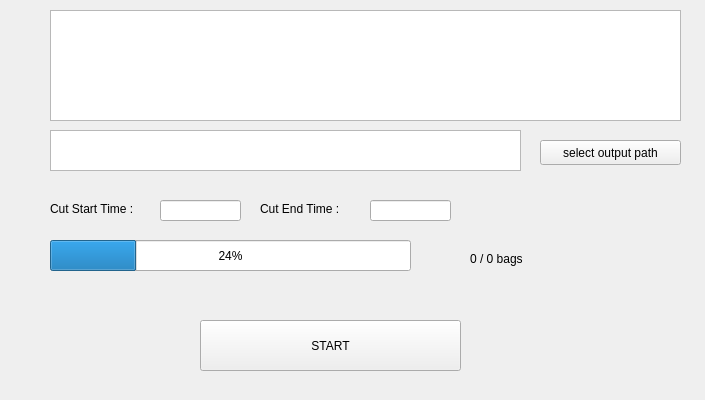
<?xml version="1.0" encoding="UTF-8"?>
<ui version="4.0">
 <class>MainWindow</class>
 <widget class="QMainWindow" name="MainWindow">
  <property name="geometry">
   <rect>
    <x>0</x>
    <y>0</y>
    <width>705</width>
    <height>400</height>
   </rect>
  </property>
  <property name="windowTitle">
   <string>MainWindow</string>
  </property>
  <widget class="QWidget" name="centralWidget">
   <widget class="QTextBrowser" name="textBrowser">
    <property name="geometry">
     <rect>
      <x>50</x>
      <y>10</y>
      <width>631</width>
      <height>111</height>
     </rect>
    </property>
   </widget>
   <widget class="QLabel" name="label">
    <property name="geometry">
     <rect>
      <x>50</x>
      <y>200</y>
      <width>111</width>
      <height>17</height>
     </rect>
    </property>
    <property name="text">
     <string>Cut Start Time :</string>
    </property>
   </widget>
   <widget class="QLabel" name="label_2">
    <property name="geometry">
     <rect>
      <x>260</x>
      <y>200</y>
      <width>101</width>
      <height>17</height>
     </rect>
    </property>
    <property name="text">
     <string>Cut End Time :</string>
    </property>
   </widget>
   <widget class="QLineEdit" name="lineEdit_start">
    <property name="geometry">
     <rect>
      <x>160</x>
      <y>200</y>
      <width>81</width>
      <height>21</height>
     </rect>
    </property>
   </widget>
   <widget class="QLineEdit" name="lineEdit_end">
    <property name="geometry">
     <rect>
      <x>370</x>
      <y>200</y>
      <width>81</width>
      <height>21</height>
     </rect>
    </property>
   </widget>
   <widget class="QPushButton" name="pushButton_start">
    <property name="geometry">
     <rect>
      <x>200</x>
      <y>320</y>
      <width>261</width>
      <height>51</height>
     </rect>
    </property>
    <property name="text">
     <string>START</string>
    </property>
   </widget>
   <widget class="QTextBrowser" name="textBrowser_2">
    <property name="geometry">
     <rect>
      <x>50</x>
      <y>130</y>
      <width>471</width>
      <height>41</height>
     </rect>
    </property>
   </widget>
   <widget class="QPushButton" name="pushButton_out">
    <property name="geometry">
     <rect>
      <x>540</x>
      <y>140</y>
      <width>141</width>
      <height>25</height>
     </rect>
    </property>
    <property name="text">
     <string>select output path</string>
    </property>
   </widget>
   <widget class="QLabel" name="label_status_2">
    <property name="geometry">
     <rect>
      <x>470</x>
      <y>250</y>
      <width>151</width>
      <height>17</height>
     </rect>
    </property>
    <property name="text">
     <string>0 / 0 bags</string>
    </property>
   </widget>
   <widget class="QProgressBar" name="progressBar">
    <property name="geometry">
     <rect>
      <x>50</x>
      <y>240</y>
      <width>361</width>
      <height>31</height>
     </rect>
    </property>
    <property name="value">
     <number>24</number>
    </property>
   </widget>
  </widget>
 </widget>
 <layoutdefault spacing="6" margin="11"/>
 <resources/>
 <connections/>
</ui>
